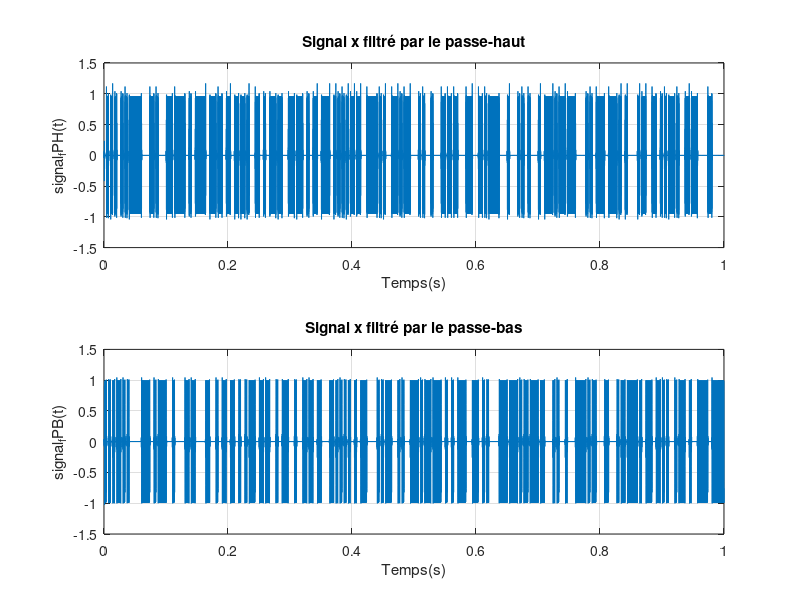
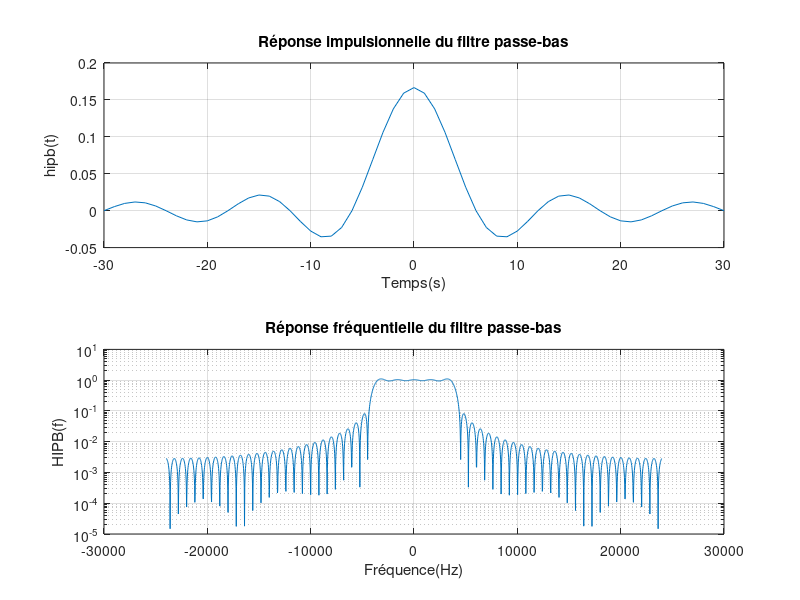
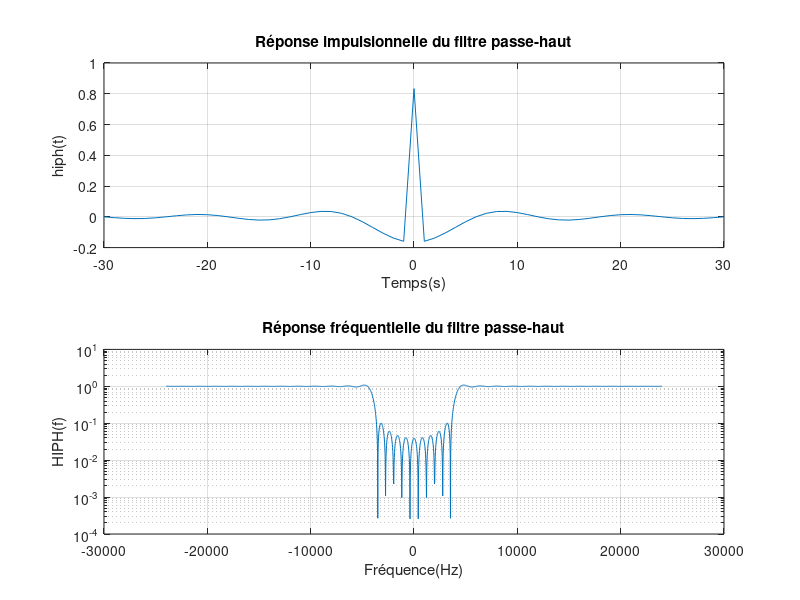
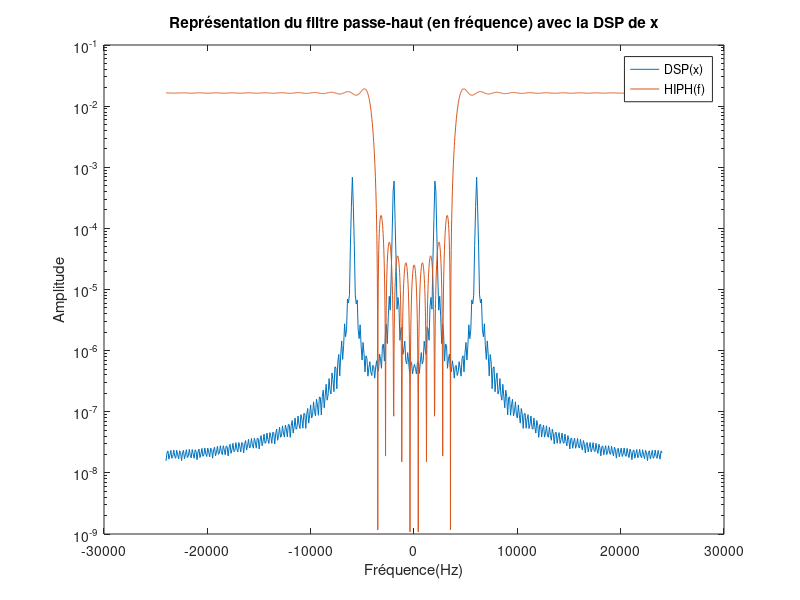

Write MATLAB code to recreate these figures, in order.
%Nettoyer l'interface
clc;
clear all;
close all;

% Donéées
F0 = 6000;
F1 = 2000;
fc = 4000;
Fe = 48000;

Phi0 = rand*2*pi;
Phi1 = rand*2*pi;

Rb = 300;
Te = 1 / Fe;
Tb = 1 / Rb;
Ts = Tb;
Ns = floor(Ts / Te);
Nbits = 300;
bits = randi([0 1],1, Nbits);
NRZ = kron(bits,ones(1,Ns));
ordre = 61;
retard = (ordre-1)/2;

Temps = 0:Te:(Ns*Nbits-1)*Te;

cons = 2*fc / Fe;
Ech61 = [-(ordre-1)/2:(ordre-1)/2];


%Signal en entrée du canal(modulé sans bruit)
x = (1 - NRZ) .* cos(2*pi*F0*Temps + Phi0 ) + NRZ .* cos(2*pi*F1*Temps + Phi1 ); %Les bits 1 sont conservé par le passe bas, et les 0 par le passe haut

%% 4
%Differents parametres du bruit 
SNR = 50;
Px= mean(abs(x).^2);
Pb = Px / (10^(SNR/10));
bruit = sqrt(Pb)*randn(1,length(x));
TEB5=50;

% x_bruit est mon signal x avec un bruit.
x_bruit= x+bruit; 

DSP = fft(x,2048);

%% 5
%5.1 
%Réponse impulsionnelle du filtre passe-bas suivie de sa transformé de
%Fourier
hipb = cons * sinc(cons*Ech61);
HIPB = fft(hipb,length(DSP));

%%
%5.2.1
%Réponse impulsionnelle d'un filtre passe-haut suivie de sa transformé de
%Fourier
hiph = - hipb;
hiph((ordre-1)/2 +1) = 1 - cons;
HIPH = fft(hiph,length(DSP));

%%
%5.2.2 
% signal filtré 

f = linspace(-Fe/2,Fe/2,length(hiph));

figure (7);
semilogy(f,fftshift((hiph.^2)/ordre));

%%
%5.3
%Filtrage de x par le passe-bas et par le passe haut
signal_fPB = filter(hipb,1,x);
signal_fPH = filter(hiph,1,x);

%Représentation des signaux filtrés
figure (1);
subplot(2,1,1);plot(Temps,signal_fPH)
xlabel("Temps(s)");
ylabel("signal_fPH(t)");
title("Signal x filtré par le passe-haut");
grid on;
subplot(2,1,2);plot(Temps,signal_fPB)
xlabel("Temps(s)");
ylabel("signal_fPB(t)");
title("Signal x filtré par le passe-bas");
grid on;
%%
%5.4.1
%Représentation de la réponse impulsionnelle du filtre passe-bas avec sa TF
figure (2);
subplot(2,1,1);plot(Ech61,hipb)
xlabel("Temps(s)");
ylabel("hipb(t)");
title("Réponse impulsionnelle du filtre passe-bas");
grid on;
subplot(2,1,2);semilogy(linspace(-Fe/2,Fe/2,length(HIPB)),fftshift(abs(HIPB)));
xlabel("Fréquence(Hz)");
ylabel("HIPB(f)");
title("Réponse fréquentielle du filtre passe-bas");
grid on;

%Représentation de la réponse impulsionnelle du filtre passe-haut avec sa TF
figure (3);
subplot(2,1,1);plot(Ech61,hiph)
xlabel("Temps(s)");
ylabel("hiph(t)");
title("Réponse impulsionnelle du filtre passe-haut");
grid on;
subplot(2,1,2);semilogy(linspace(-Fe/2,Fe/2,length(HIPH)),fftshift(abs(HIPH)));
xlabel("Fréquence(Hz)");
ylabel("HIPH(f)");
title("Réponse fréquentielle du filtre passe-haut");
grid on;

%%
%5.4.2
%Calcul de la DSP de x
DSPx = pwelch(x,[],[],[],Fe,"twosided");

%Représentation de la DSP de x avec la TF du filtre passe-haut
figure (4);
semilogy(linspace(-Fe/2,Fe/2,length(DSPx)),fftshift(abs(DSPx)));
hold on;
semilogy(linspace(-Fe/2,Fe/2,length(HIPH)),fftshift(abs( (1/ordre) * (HIPH.^2) )))
hold off;
title("Représentation du filtre passe-haut (en fréquence) avec la DSP de x");
xlabel("Fréquence(Hz)");
legend({'DSP(x)','HIPH(f)'})
ylabel("Amplitude");

%Représentation de la DSP de x avec la TF du filtre passe-bas
figure (5);
semilogy(linspace(-Fe/2,Fe/2,length(DSPx)),fftshift(abs(DSPx)));
hold on;
semilogy(linspace(-Fe/2,Fe/2,length(HIPB)),fftshift(abs( (1/ordre) * (HIPB.^2) )))
hold off;
title("Représentation du filtre passe-bas (en fréquence) avec la DSP de x");
xlabel("Fréquence(Hz)");
legend({'DSP(x)','HIPB(f)'})
ylabel("Amplitude");

%%
%5.4.3
%Calcul de la DSP du signal en sortie du filtre passe-haut
DSP_fPH = fft(signal_fPH,2048);

%Représentation du signal filtré par le passe-haut avec sa DSP
figure (6);
subplot(2,1,1);plot(Temps,signal_fPH);
title("Représentation du signal x filtré par hiph");
xlabel("Temps(s)");
ylabel("signal_fPH(t)");
subplot(2,1,2);semilogy(linspace(-Fe/2,Fe/2,length(DSP_fPH)),fftshift(abs(DSP_fPH)))
title("Représentation de la DSP du signal x filtré par hiph");
xlabel("Fréquence(Hz)");
ylabel("Amplitude");

%%
%5.5.1
%Calcul de l'énergie du signal filtré par le passe-haut
signal_matrice_fPH = reshape(signal_fPH,Ns,length(signal_fPH)/Ns);
Energie_PH = sum(signal_matrice_fPH.^2,1);
%Calcul de l'énergie du signal filtré par le passe-bas
signal_matrice_fPB = reshape(signal_fPB,Ns,length(signal_fPB)/Ns);
Energie_PB = sum(signal_matrice_fPB.^2,1);

%Calcul des seuils associés
K_PH = (max(Energie_PH)+min(Energie_PH))/2;
K_PB = (max(Energie_PB)+min(Energie_PB))/2;

% 2 vecteurs colonnes contenant des 0 et des 1: 1 si l'energie est
% superieure au seuil alors le bit vaut 1 sinon 0

%Récupération des bits provenant des signaux filtrés par rapport aux seuils
bits_estimes_PH = zeros(1,length(Energie_PH));
bits_estimes_PB = zeros(1,length(Energie_PB));
bits_estimes_PH(Energie_PH > K_PH) = 1;
bits_estimes_PB(Energie_PB > K_PB) = 1;


%%
%5.5.2
%Calcul du taux d'erreur binaire des deux signaux récupérés
TEB_PH = sum(bits_estimes_PH~=bits)/length(bits);
TEB_PB = sum(bits_estimes_PB~=bits)/length(bits);

%%
%5.6.1.a
%La valeur de TEB passe de 0 à 0,3 quand on augmente l'ordre, cela dû au
%retard du signal démodulé apres filtrage (ordre augmente => retard
%augmente)

%5.6.1.b
%Compensation du retazrd (pour récupérer uniquement les valeurs qui nous
%intéresse)
signal_fPB_modif = filter(hipb,1,[x zeros(1,retard)]);
signal_fPH_modif = filter(hiph,1,[x zeros(1,retard)]);
yfiltrefinal_PH = signal_fPH_modif(retard+1:end);
yfiltrefinal_PB = signal_fPB_modif(retard+1:end);

%Calcul des énergies associés
signal_matrice_fPH_modif = reshape(yfiltrefinal_PH,Ns,length(yfiltrefinal_PH)/Ns);
Energie_PH_final = sum(signal_matrice_fPH_modif.^2,1);
signal_matrice_fPB_modif = reshape(yfiltrefinal_PB,Ns,length(yfiltrefinal_PB)/Ns);
Energie_PB_final = sum(signal_matrice_fPB_modif.^2,1);

%Calcul des seuils
K_PH_final = (max(Energie_PH_final)+min(Energie_PH_final))/2;
K_PB_final = (max(Energie_PB_final)+min(Energie_PB_final))/2;

%Récupération des bits provenant des signaux filtrés par rapport aux seuils
bits_estimes_PH_final = zeros(1,length(Energie_PH_final));
bits_estimes_PB_final=zeros(1,length(Energie_PB_final));
bits_estimes_PH_final(Energie_PH_final > K_PH) = 1;
bits_estimes_PB_final(Energie_PB_final > K_PB) = 1;

%Calcul des taux d'erreurs binaires
TEB_PH_final = sum(bits_estimes_PH_final~=bits)/length(bits);
TEB_PB_final =sum(bits_estimes_PB_final~=bits)/length(bits);

%% 
% 5.6.2
%Fréquences de la recommandation de la V21
F0 = 1180;
F1 = 980;

%Calucl du signal modulé
x1 = (1 - NRZ) .* cos(2*pi*F0*Temps + Phi0 ) + NRZ .* cos(2*pi*F1*Temps + Phi1 );

%Compensation du retard
signal_fPB_modif2 = filter(hipb,1,[x zeros(1,retard)]);
signal_fPH_modif2 = filter(hiph,1,[x zeros(1,retard)]);
yfiltrefinal_PH2 = signal_fPH_modif(retard+1:end);
yfiltrefinal_PB2 = signal_fPB_modif(retard+1:end);

%Calcul des energies
signal_matrice_fPH_modif2 = reshape(yfiltrefinal_PH,Ns,length(yfiltrefinal_PH )/Ns);
Energie_PH_final2 = sum(signal_matrice_fPH_modif.^2,1);
signal_matrice_fPB_modif2 = reshape(yfiltrefinal_PB,Ns,length(yfiltrefinal_PB)/Ns);
Energie_PB_final2 = sum(signal_matrice_fPB_modif.^2,1);

%Calcul de seuils
K_PH_final2 = (max(Energie_PH_final)+min(Energie_PH_final))/2;
K_PB_final2 = (max(Energie_PB_final)+min(Energie_PB_final))/2;

%Récupération des bits provenant des signaux filtrés par rapport aux seuils
bits_estimes_PH_final2 = zeros(1,length(Energie_PH_final));
bits_estimes_PB_final2=zeros(1,length(Energie_PB_final));
bits_estimes_PH_final2(Energie_PH_final > K_PH) = 1;
bits_estimes_PB_final2(Energie_PB_final > K_PB) = 1;

%Calcul des taux d'erreurs binaires
TEB_PH_final2 = sum(bits_estimes_PH_final~=bits)/length(bits);
TEB_PB_final2 = sum(bits_estimes_PB_final~=bits)/length(bits);